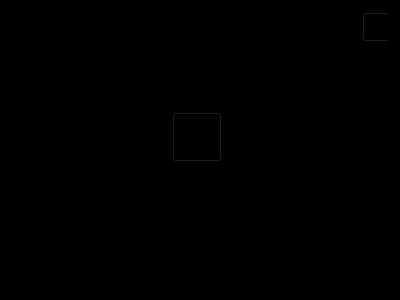
<?xml version="1.0" encoding="UTF-8"?>
<ui version="4.0">
 <class>FormPhoto</class>
 <widget class="QWidget" name="FormPhoto">
  <property name="windowModality">
   <enum>Qt::NonModal</enum>
  </property>
  <property name="geometry">
   <rect>
    <x>0</x>
    <y>0</y>
    <width>400</width>
    <height>300</height>
   </rect>
  </property>
  <property name="windowTitle">
   <string>FormPhoto</string>
  </property>
  <property name="styleSheet">
   <string notr="true">background-color: rgb(0, 0, 0);
color: rgb(0, 0, 0);</string>
  </property>
  <layout class="QGridLayout" name="gridLayout">
   <property name="sizeConstraint">
    <enum>QLayout::SetMaximumSize</enum>
   </property>
   <item row="1" column="0">
    <widget class="QScrollArea" name="scrollArea">
     <property name="enabled">
      <bool>true</bool>
     </property>
     <property name="sizePolicy">
      <sizepolicy hsizetype="Expanding" vsizetype="Expanding">
       <horstretch>0</horstretch>
       <verstretch>0</verstretch>
      </sizepolicy>
     </property>
     <property name="layoutDirection">
      <enum>Qt::LeftToRight</enum>
     </property>
     <property name="autoFillBackground">
      <bool>true</bool>
     </property>
     <property name="styleSheet">
      <string notr="true">background-color: rgb(0,0,0);</string>
     </property>
     <property name="lineWidth">
      <number>0</number>
     </property>
     <property name="verticalScrollBarPolicy">
      <enum>Qt::ScrollBarAlwaysOff</enum>
     </property>
     <property name="horizontalScrollBarPolicy">
      <enum>Qt::ScrollBarAlwaysOff</enum>
     </property>
     <property name="widgetResizable">
      <bool>true</bool>
     </property>
     <property name="alignment">
      <set>Qt::AlignCenter</set>
     </property>
     <widget class="QWidget" name="scrollAreaWidgetContents">
      <property name="geometry">
       <rect>
        <x>0</x>
        <y>0</y>
        <width>380</width>
        <height>280</height>
       </rect>
      </property>
      <property name="contextMenuPolicy">
       <enum>Qt::DefaultContextMenu</enum>
      </property>
      <property name="layoutDirection">
       <enum>Qt::LeftToRight</enum>
      </property>
      <widget class="QLabel" name="imageLabel">
       <property name="geometry">
        <rect>
         <x>0</x>
         <y>0</y>
         <width>391</width>
         <height>291</height>
        </rect>
       </property>
       <property name="layoutDirection">
        <enum>Qt::LeftToRight</enum>
       </property>
       <property name="text">
        <string/>
       </property>
      </widget>
      <widget class="QToolButton" name="showbutton">
       <property name="geometry">
        <rect>
         <x>-10</x>
         <y>-6</y>
         <width>401</width>
         <height>291</height>
        </rect>
       </property>
       <property name="text">
        <string/>
       </property>
      </widget>
      <widget class="QToolButton" name="playorstop">
       <property name="geometry">
        <rect>
         <x>160</x>
         <y>100</y>
         <width>50</width>
         <height>50</height>
        </rect>
       </property>
       <property name="text">
        <string>...</string>
       </property>
       <property name="icon">
        <iconset resource="image.qrc">
         <normaloff>:/image/stop.png</normaloff>:/image/stop.png</iconset>
       </property>
       <property name="iconSize">
        <size>
         <width>50</width>
         <height>50</height>
        </size>
       </property>
      </widget>
      <widget class="QToolButton" name="close">
       <property name="geometry">
        <rect>
         <x>350</x>
         <y>0</y>
         <width>30</width>
         <height>30</height>
        </rect>
       </property>
       <property name="text">
        <string>...</string>
       </property>
       <property name="icon">
        <iconset resource="image.qrc">
         <normaloff>:/image/close.png</normaloff>:/image/close.png</iconset>
       </property>
       <property name="iconSize">
        <size>
         <width>30</width>
         <height>30</height>
        </size>
       </property>
      </widget>
      <zorder>imageLabel</zorder>
      <zorder>showbutton</zorder>
      <zorder>close</zorder>
      <zorder>playorstop</zorder>
     </widget>
    </widget>
   </item>
  </layout>
 </widget>
 <layoutdefault spacing="6" margin="11"/>
 <resources>
  <include location="image.qrc"/>
 </resources>
 <connections/>
</ui>
